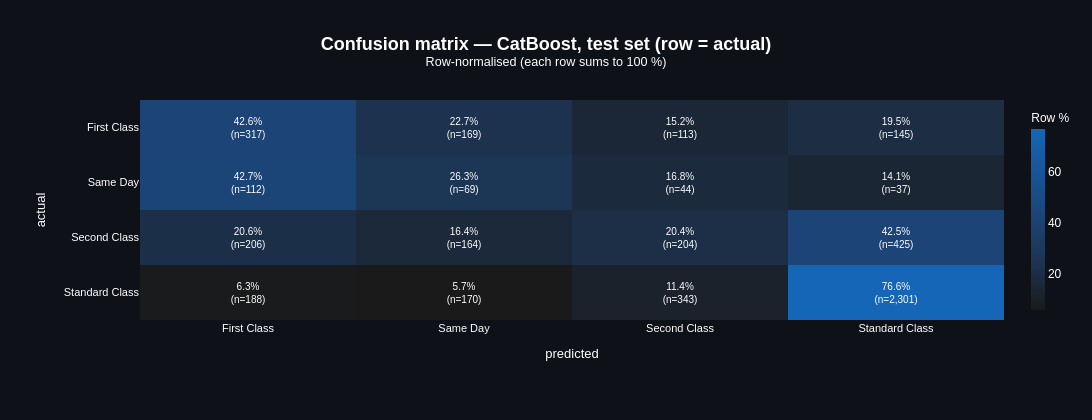

The notebook cell this image was saved under:
### Markdown cell above
## 10. Evaluating the classifier

### Code cell
cm = pd.DataFrame({"actual": y_test, "predicted": catboost_pred})
cp.cross_tab_heatmap(
    cm, "actual", "predicted", normalize="row", show_counts=True,
    row_order=classes, col_order=classes, colorscale=cp.SEQ_BLUE,
    title="Confusion matrix — CatBoost, test set (row = actual)",
)

### Figure 1 — Plotly figure (JSON) as saved in the notebook; plotly's stock layout.template omitted (floating-point values rounded to 4 significant figures)
{"data": [{"colorbar": {"outlinewidth": 0, "thickness": 14, "tickfont": {"color": "white", "family": "Arial"}, "title": {"font": {"color": "white", "family": "Arial", "size": 12}, "text": "Row %"}}, "colorscale": [[0, "#1a1a1a"], [0.25, "#1c3350"], [0.5, "#1c4374"], [0.75, "#175496"], [1, "#1566B6"]], "customdata": [[317.0, 169.0, 113.0, 145.0], [112.0, 69.0, 44.0, 37.0], [206.0, 164.0, 204.0, 425.0], [188.0, 170.0, 343.0, 2301.0]], "hovertemplate": "<b>actual</b>: %{y}<br><b>predicted</b>: %{x}<br>Row %: %{z:.1f}%<br>n = %{customdata:,}<extra></extra>", "text": [["42.6%<br>(n=317)", "22.7%<br>(n=169)", "15.2%<br>(n=113)", "19.5%<br>(n=145)"], ["42.7%<br>(n=112)", "26.3%<br>(n=69)", "16.8%<br>(n=44)", "14.1%<br>(n=37)"], ["20.6%<br>(n=206)", "16.4%<br>(n=164)", "20.4%<br>(n=204)", "42.5%<br>(n=425)"], ["6.3%<br>(n=188)", "5.7%<br>(n=170)", "11.4%<br>(n=343)", "76.6%<br>(n=2,301)"]], "textfont": {"color": "white", "family": "Arial", "size": 10}, "texttemplate": "%{text}", "type": "heatmap", "x": ["First Class", "Same Day", "Second Class", "Standard Class"], "y": ["First Class", "Same Day", "Second Class", "Standard Class"], "z": [[42.61, 22.72, 15.19, 19.49], [42.75, 26.34, 16.79, 14.12], [20.62, 16.42, 20.42, 42.54], [6.262, 5.663, 11.43, 76.65]]}], "layout": {"font": {"color": "white", "family": "Arial"}, "height": 420, "margin": {"b": 100, "l": 140, "r": 80, "t": 100}, "paper_bgcolor": "#0e1117", "plot_bgcolor": "#1a1a1a", "title": {"font": {"color": "white", "family": "Arial", "size": 18}, "text": "<b>Confusion matrix — CatBoost, test set (row = actual)</b><br><sup>Row-normalised (each row sums to 100 %)</sup>", "x": 0.5, "xanchor": "center"}, "width": 1400, "xaxis": {"side": "bottom", "tickfont": {"size": 11}, "title": {"font": {"size": 13}, "text": "predicted"}}, "yaxis": {"autorange": "reversed", "tickfont": {"size": 11}, "title": {"font": {"size": 13}, "text": "actual"}}}}
